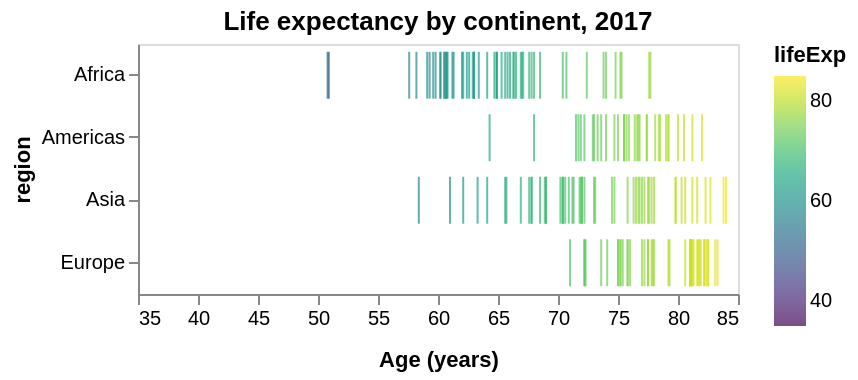

Vega-Lite specification stored for this chart:
### Vega-Lite specification from a JSON file in a GitHub repository (floating-point values rounded to 4 significant figures; data arrays with more than 128 entries replaced by an {"elided": "..."} marker saying what was removed)
{"$schema": "https://vega.github.io/schema/vega-lite/v5.json", "description": "Barcode chart", "height": 125, "title": {"text": "Life expectancy by continent, 2017"}, "data": {"values": {"elided": "2618 records"}, "format": {"parse": {"year": "date"}}}, "transform": [{"filter": {"timeUnit": "year", "field": "year", "equal": 2017}}], "mark": "tick", "encoding": {"x": {"field": "lifeExp", "type": "quantitative", "scale": {"domain": [35, 85]}, "axis": {"title": "Age (years)", "titlePadding": 10}}, "y": {"field": "region", "type": "nominal"}, "color": {"field": "lifeExp", "type": "quantitative", "scale": {"scheme": "viridis", "domain": [35, 85]}}, "tooltip": [{"field": "country", "type": "nominal", "title": "Country"}, {"field": "lifeExp", "type": "quantitative", "format": ".1f", "title": "Age (years)"}]}, "config": {"axis": {"grid": false, "domainColor": "none"}, "style": {}}}
